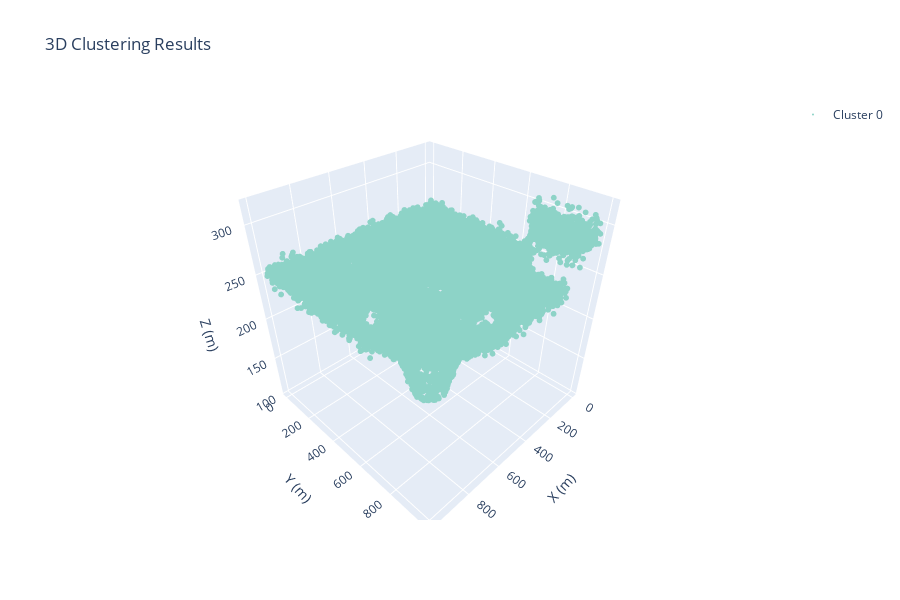

The code cell stored with this chart in its notebook:
### Markdown cell above
# 8. 3D Clustering and Spatial Analysis

Perform DBSCAN/HDBSCAN clustering to identify loose_rock_clusters, calculate cluster_centroids and cluster_z_variance, and analyze spatial patterns.

### Code cell
# 3D Clustering for loose rock identification
class RockfallClustering:
    """Advanced clustering for identifying potential loose rock areas."""
    
    def __init__(self, point_cloud_data: Dict[str, np.ndarray]):
        self.point_cloud_data = point_cloud_data
        self.clusters = None
        self.cluster_info = {}
        
    def perform_dbscan_clustering(self, eps: float = 15.0, min_samples: int = 50) -> Dict[str, Any]:
        """Perform DBSCAN clustering on 3D point cloud."""
        x, y, z = self.point_cloud_data['x'], self.point_cloud_data['y'], self.point_cloud_data['z']
        
        # Combine coordinates for clustering
        points_3d = np.column_stack([x, y, z])
        
        # Normalize coordinates for better clustering
        from sklearn.preprocessing import StandardScaler
        scaler = StandardScaler()
        points_normalized = scaler.fit_transform(points_3d)
        
        print(f"🔍 Performing DBSCAN clustering...")
        print(f"   📏 eps: {eps}, min_samples: {min_samples}")
        
        # Perform DBSCAN clustering
        dbscan = DBSCAN(eps=eps/50.0, min_samples=min_samples)  # Adjust eps for normalized data
        cluster_labels = dbscan.fit_predict(points_normalized)
        
        # Analyze clustering results
        unique_labels = np.unique(cluster_labels)
        n_clusters = len(unique_labels) - (1 if -1 in unique_labels else 0)
        n_noise = np.sum(cluster_labels == -1)
        
        self.clusters = cluster_labels
        
        print(f"✅ DBSCAN clustering completed:")
        print(f"   🎯 Clusters found: {n_clusters}")
        print(f"   🔊 Noise points: {n_noise:,} ({n_noise/len(cluster_labels)*100:.1f}%)")
        
        # Calculate cluster statistics
        cluster_stats = {}
        for label in unique_labels:
            if label == -1:  # Skip noise
                continue
                
            mask = cluster_labels == label
            cluster_points = points_3d[mask]
            
            cluster_stats[label] = {
                'point_count': np.sum(mask),
                'centroid': np.mean(cluster_points, axis=0),
                'std_deviation': np.std(cluster_points, axis=0),
                'z_variance': np.var(cluster_points[:, 2]),
                'volume_estimation': self._estimate_cluster_volume(cluster_points),
                'density': np.sum(mask) / self._estimate_cluster_volume(cluster_points) if self._estimate_cluster_volume(cluster_points) > 0 else 0
            }
        
        self.cluster_info = {
            'n_clusters': n_clusters,
            'n_noise': n_noise,
            'cluster_stats': cluster_stats,
            'loose_rock_clusters': self._identify_loose_rock_clusters(cluster_stats)
        }
        
        return self.cluster_info
    
    def _estimate_cluster_volume(self, points: np.ndarray) -> float:
        """Estimate cluster volume using convex hull or bounding box."""
        if len(points) < 4:
            return 0.0
        
        try:
            from scipy.spatial import ConvexHull
            hull = ConvexHull(points)
            return hull.volume
        except:
            # Fallback: use bounding box volume
            ranges = np.ptp(points, axis=0)
            return np.prod(ranges)
    
    def _identify_loose_rock_clusters(self, cluster_stats: Dict[int, Dict[str, Any]]) -> List[int]:
        """Identify clusters that might represent loose rock areas."""
        loose_rock_clusters = []
        
        if not cluster_stats:
            return loose_rock_clusters
        
        # Calculate thresholds for loose rock identification
        z_variances = [stats['z_variance'] for stats in cluster_stats.values()]
        point_counts = [stats['point_count'] for stats in cluster_stats.values()]
        
        if z_variances and point_counts:
            z_var_threshold = np.percentile(z_variances, 75)  # Top 25% variance
            count_threshold = np.percentile(point_counts, 25)  # Bottom 25% point count
            
            for cluster_id, stats in cluster_stats.items():
                # Criteria for loose rock:
                # 1. High elevation variance (rough surface)
                # 2. Moderate to low point count (sparse areas)
                # 3. Reasonable density (not too sparse)
                
                if (stats['z_variance'] > z_var_threshold and 
                    stats['point_count'] > count_threshold * 0.5 and
                    stats['density'] > 0):
                    loose_rock_clusters.append(cluster_id)
        
        print(f"⚠️ Identified {len(loose_rock_clusters)} potential loose rock clusters")
        
        return loose_rock_clusters
    
    def visualize_clusters(self, max_points: int = 10000) -> None:
        """Visualize clustering results."""
        if self.clusters is None:
            print("❌ No clustering results available. Run clustering first.")
            return
        
        x, y, z = self.point_cloud_data['x'], self.point_cloud_data['y'], self.point_cloud_data['z']
        
        # Subsample for visualization
        if len(x) > max_points:
            indices = np.random.choice(len(x), max_points, replace=False)
            x_sub, y_sub, z_sub = x[indices], y[indices], z[indices]
            clusters_sub = self.clusters[indices]
        else:
            x_sub, y_sub, z_sub = x, y, z
            clusters_sub = self.clusters
        
        # Create visualization
        fig = plt.figure(figsize=(20, 6))
        
        # 2D top view
        ax1 = fig.add_subplot(131)
        scatter = ax1.scatter(x_sub, y_sub, c=clusters_sub, cmap='tab20', s=1, alpha=0.6)
        ax1.set_xlabel('X (m)')
        ax1.set_ylabel('Y (m)')
        ax1.set_title('Clusters - Top View')
        ax1.set_aspect('equal')
        
        # 2D side view
        ax2 = fig.add_subplot(132)
        ax2.scatter(x_sub, z_sub, c=clusters_sub, cmap='tab20', s=1, alpha=0.6)
        ax2.set_xlabel('X (m)')
        ax2.set_ylabel('Z (m)')
        ax2.set_title('Clusters - Side View')
        
        # Cluster statistics
        ax3 = fig.add_subplot(133)
        if self.cluster_info['cluster_stats']:
            cluster_ids = list(self.cluster_info['cluster_stats'].keys())
            z_variances = [self.cluster_info['cluster_stats'][cid]['z_variance'] for cid in cluster_ids]
            point_counts = [self.cluster_info['cluster_stats'][cid]['point_count'] for cid in cluster_ids]
            
            scatter = ax3.scatter(point_counts, z_variances, c=cluster_ids, cmap='tab20', s=50, alpha=0.7)
            ax3.set_xlabel('Point Count')
            ax3.set_ylabel('Z Variance')
            ax3.set_title('Cluster Characteristics')
            
            # Highlight loose rock clusters
            loose_rock_ids = self.cluster_info['loose_rock_clusters']
            if loose_rock_ids:
                loose_counts = [self.cluster_info['cluster_stats'][cid]['point_count'] for cid in loose_rock_ids]
                loose_variances = [self.cluster_info['cluster_stats'][cid]['z_variance'] for cid in loose_rock_ids]
                ax3.scatter(loose_counts, loose_variances, c='red', s=100, marker='x', linewidth=3, label='Loose Rock')
                ax3.legend()
        
        plt.tight_layout()
        # Save clustering results visualization to images folder
        cluster_img_file = get_next_filename(IMAGES_DIR, 'clustering_results', '.png')
        plt.savefig(cluster_img_file, dpi=300, bbox_inches='tight')
        print(f"✓ Saved: {cluster_img_file}")
        plt.show()
        
        # Interactive 3D plot
        fig_3d = go.Figure()
        
        # Add clusters
        unique_labels = np.unique(clusters_sub)
        colors = px.colors.qualitative.Set3
        
        for i, label in enumerate(unique_labels[:20]):  # Limit to 20 clusters for visibility
            if label == -1:
                continue
            mask = clusters_sub == label
            if np.any(mask):
                fig_3d.add_trace(go.Scatter3d(
                    x=x_sub[mask],
                    y=y_sub[mask],
                    z=z_sub[mask],
                    mode='markers',
                    marker=dict(size=2, color=colors[i % len(colors)]),
                    name=f'Cluster {label}',
                    showlegend=i < 10  # Show legend for first 10 clusters
                ))
        
        # Add noise points
        noise_mask = clusters_sub == -1
        if np.any(noise_mask):
            fig_3d.add_trace(go.Scatter3d(
                x=x_sub[noise_mask],
                y=y_sub[noise_mask],
                z=z_sub[noise_mask],
                mode='markers',
                marker=dict(size=1, color='gray', opacity=0.3),
                name='Noise'
            ))
        
        fig_3d.update_layout(
            title="3D Clustering Results",
            scene=dict(
                xaxis_title="X (m)",
                yaxis_title="Y (m)",
                zaxis_title="Z (m)"
            ),
            height=600
        )
        
        fig_3d.show()
        
        # Save 3D visualization to 3-D folder
        html_3d_file = get_next_filename(THREED_DIR, 'clustering_3d', '.html')
        fig_3d.write_html(html_3d_file)
        print(f"✓ Saved: {html_3d_file}")
# Perform clustering analysis
print("🔍 Starting 3D clustering analysis...")
clusterer = RockfallClustering(processed_data)
cluster_results = clusterer.perform_dbscan_clustering(eps=20.0, min_samples=30)

# Update features with clustering results
all_features.update({
    'loose_rock_clusters': len(cluster_results['loose_rock_clusters']),
    'total_clusters': cluster_results['n_clusters'],
    'noise_points': cluster_results['n_noise']
})

# Calculate cluster centroids
if cluster_results['cluster_stats']:
    centroids = [stats['centroid'] for stats in cluster_results['cluster_stats'].values()]
    all_features['cluster_centroids'] = len(centroids)
    
    # Update z_variance with actual cluster data
    z_variances = [stats['z_variance'] for stats in cluster_results['cluster_stats'].values()]
    all_features['cluster_z_variance'] = np.mean(z_variances) if z_variances else 0.0
else:
    all_features['cluster_centroids'] = 0
    all_features['cluster_z_variance'] = 0.0

# Visualize clustering results
clusterer.visualize_clusters(max_points=15000)

print(f"\n📊 Clustering Summary:")
print(f"   🎯 Total clusters: {cluster_results['n_clusters']}")
print(f"   ⚠️ Loose rock clusters: {len(cluster_results['loose_rock_clusters'])}")
print(f"   🔊 Noise points: {cluster_results['n_noise']:,}")

print("✅ Clustering analysis completed!")

### Figure 1 — Plotly figure (JSON) as saved in the notebook; plotly's stock layout.template omitted (floating-point values rounded to 4 significant figures; data arrays with more than 128 entries replaced by an {"elided": "..."} marker saying what was removed)
{"data": [{"marker": {"color": "rgb(141,211,199)", "size": 2}, "mode": "markers", "name": "Cluster 0", "showlegend": true, "type": "scatter3d", "x": {"elided": "15000 float values"}, "y": {"elided": "15000 float values"}, "z": {"elided": "15000 float values"}}], "layout": {"height": 600, "scene": {"xaxis": {"title": {"text": "X (m)"}}, "yaxis": {"title": {"text": "Y (m)"}}, "zaxis": {"title": {"text": "Z (m)"}}}, "title": {"text": "3D Clustering Results"}}}
